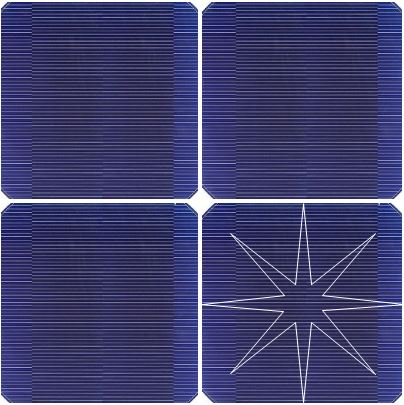
#> input picture crack_test/panel4_crack2.JPG, 404 x 405 px, given in place of the camera
$ python ColorFiltertest.py
#> lines starting #> are read from the running program, lines starting #| are printed output that depends on the picture; after the words box and inside, x2 and y2 are one past the last pixel; in counts of white or black regions, pixels touching at a corner belong together
import cv2
import numpy as np

cam = cv2.VideoCapture(0)

while(cam.isOpened()) :
    ret, img = cam.read()
#> img is the input picture: shape (405, 404, 3); mean B, G, R 111.7, 64.8, 64.9
    hsv = cv2.cvtColor(img, cv2.COLOR_BGR2HSV)
#> hsv: shape (405, 404, 3); mean H, S, V 119.3, 121.1, 111.7

    lower_blue = np.array([10, 50, 50])
    upper_blue = np.array([200, 255, 255])

    mask = cv2.inRange(hsv, lower_blue, upper_blue)
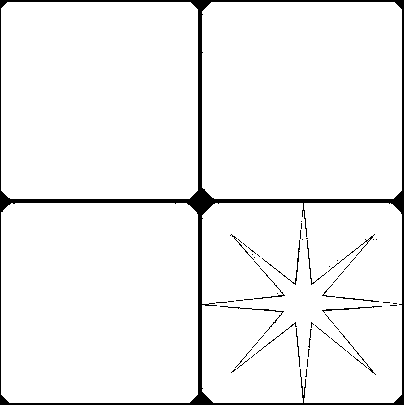
#> mask: shape (405, 404); 95.2% white; 58 black regions (43 under 20 px), largest, box (x1, y1, x2, y2) and area: (0, 0, 404, 405) 6866, (220, 306, 284, 334) 98, (262, 240, 300, 285) 94

    res = cv2.bitwise_and(img, img, mask=mask)
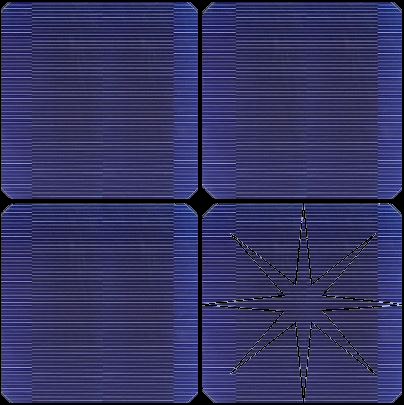
#> res: shape (405, 404, 3); mean B, G, R 99.7, 53.1, 53.3

    cv2.imshow('image', img)
    cv2.imshow('mask',mask)
    cv2.imshow('res', res)

    if cv2.waitKey(1) == ord('q') :
#> (key q is pressed here)
        break

cam.release()
cv2.destroyAllWindows()
